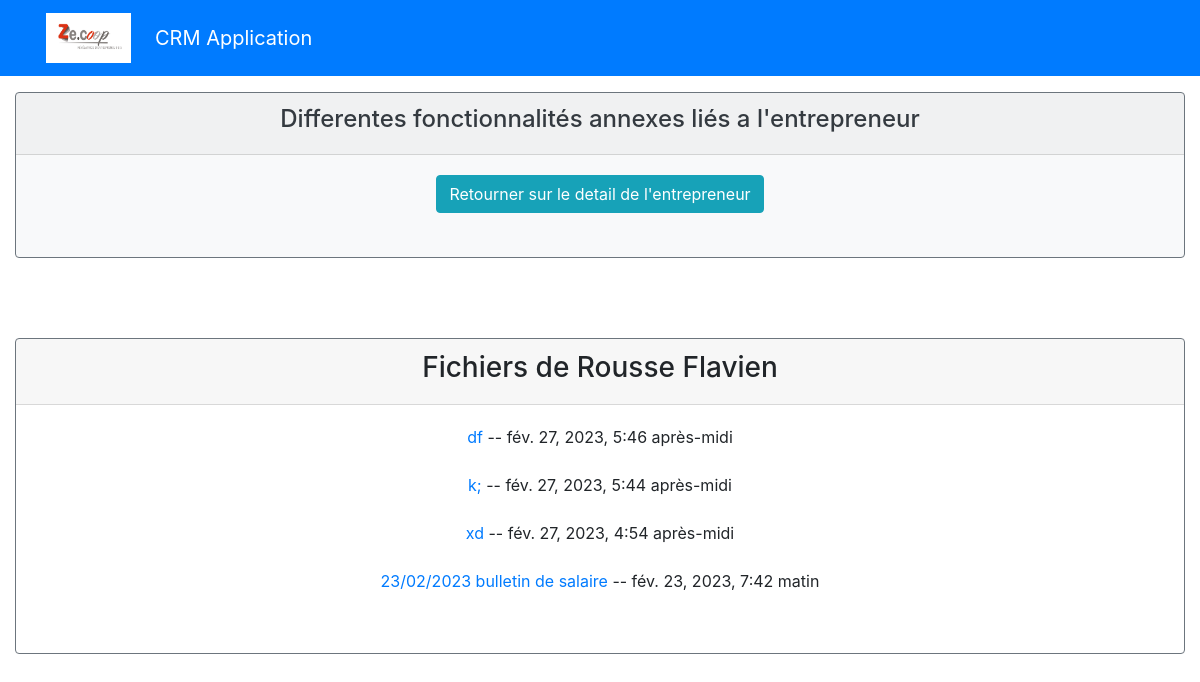
Page /home/2/fichiers/ on the earlier database version.
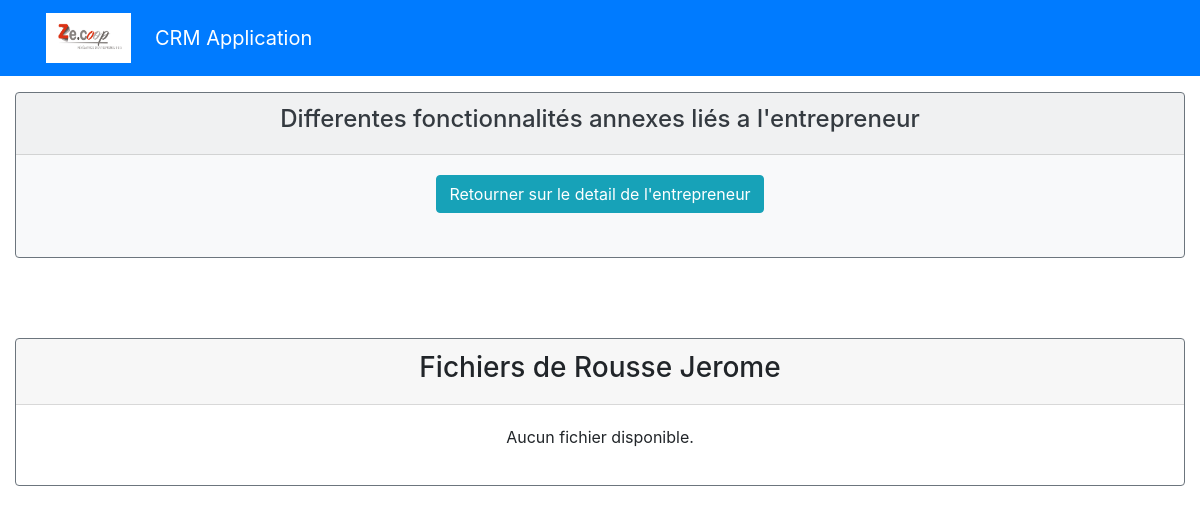
Same page on the later database version.
### appflux/models.py (models this page shows, shortened)
class Entrepreneur(models.Model):
    STRUCTURE = (
    ('Impulsions', 'Impulsions'),
    ('Eclosion', 'Eclosions')
)
    nom = models.CharField (max_length=30,)
    prenom = models.CharField(max_length=30, verbose_name="prénom")
    matricule = models.CharField(max_length=30, blank=True)
    photo = models.ImageField(default='avatar.jpg', upload_to='entrepreneur_avatars', blank=True,)
    telephone = models.CharField(max_length=15 ,blank=True, verbose_name="téléphone")
    structure = models.CharField(max_length=40, choices=STRUCTURE)
    email =  models.EmailField()
    nationalite = models.CharField(max_length=150, verbose_name="nationalité")
    naissance = models.CharField(max_length=100, verbose_name="pays de naissance",)
    numero = models.CharField( max_length=15 ,verbose_name="numéro de téléphone professionel", blank=True)
    adresse_postal = models.CharField(max_length=200, verbose_name="Code")
    adresse = models.CharField(max_length=200, blank=True, null=True)
    securite_social = models.CharField(max_length=240, blank=True, verbose_name=" Numéro de sécurité social")
    date_naissance = models.DateField(verbose_name="date de naissance")
    ville = models.CharField(max_length=120, verbose_name="lieu de résidence", blank=True )
    fonction = models.CharField(max_length=240, blank=True,)
    date_entree = models.DateField(blank=True, null= True, verbose_name="date d'entrée dans la CAE")
    debut = models.DateField(blank=True, null=True, verbose_name="date du début du contrat")
    motif = models.CharField(max_length=240, blank=True, verbose_name=' Contrat de travail', choices=TRAVAIL)
    activite = models.CharField(max_length=40, blank=True, verbose_name="type de activité", choices=ACTIVITE)
    manager = models.ForeignKey(User, on_delete=models.CASCADE, null=True, blank=True)

class Fichier(models.Model):
    nom = models.CharField(max_length=100)
    fichier = models.FileField(upload_to= "fichiers/")
    entrepreneur = models.ForeignKey(Entrepreneur, on_delete=models.CASCADE)
    date_created = models.DateTimeField(auto_now=True)

### appflux/views.py (the view)
# urls.py: path('home/<int:entrepreneur_id>/fichiers/', appflux.views.fichiers, name='fichiers'),
def fichiers(request, entrepreneur_id):
    entrepreneur = get_object_or_404(Entrepreneur, id=entrepreneur_id)
    fichiers = Fichier.objects.filter(entrepreneur=entrepreneur).order_by("-date_created")
    return render(request, 'appflux/fichiers.html', {'entrepreneur': entrepreneur, 'fichiers': fichiers})

### appflux/templates/appflux/fichiers.html (shortened to what this page needs)
{% extends "base.html" %}
{% block content %}
<div class="col">
  <div class="card text-white bg-light my-3 border-secondary"  >
      <div class="card-header text-center ">
          <h4 class = "text-dark">Differentes fonctionnalités annexes liés a l'entrepreneur</h4>
      </div>
      <div class="card-body text-center">
          <div class="row">
              <div class="col">
                  <a class="btn btn-info" href="{% url 'entrepreneur_detail' entrepreneur.id %}"> Retourner sur le detail de l'entrepreneur</a> </br>
              </div>
          </div>
      </div></br>
  </div>
</div>
<div class="col">
  <div class="card  my-3 border-secondary"  >
      <div class="card-header">
        <h3 class="text-center">Fichiers de {{entrepreneur.nom}} {{entrepreneur.prenom}} </h3>
      </div>
      <div class="card-body text-center">
          <div class="row">
              <div class="col">
                {% if fichiers %}
                  <ul class="list-unstyled">
                  {% for fichier in fichiers %}
                    <li><a href="{{ fichier.fichier.url }}">{{ fichier.nom }}</a> -- {{ fichier.date_created }}</li></br>
                  {% endfor %}
                  </ul>
                {% else %}
                  <p>Aucun fichier disponible.</p>
                {% endif %}
              </div>
      </div>
  </div>
  </div>
{% endblock content %}

Differences in the rows shown:
removed Fichier: nom "df", date_created "fév. 27, 2023, 5:46 après-midi"
removed Fichier: nom "k;", date_created "fév. 27, 2023, 5:44 après-midi"
removed Fichier: nom "xd", date_created "fév. 27, 2023, 4:54 après-midi"
removed Fichier: nom "23/02/2023 bulletin de salaire", date_created "fév. 23, 2023, 7:42 matin"
changed Entrepreneur "Rousse": prenom "Flavien" → "Jerome"
Other differences:
text now shown: "Aucun fichier disponible."
